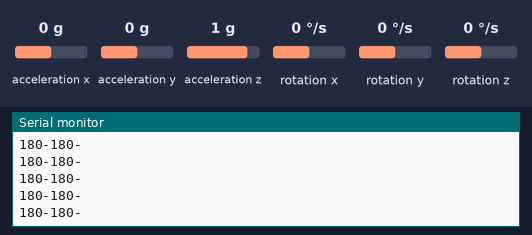
The sketch below on a simulated Arduino Uno, built with avr-gcc and run on an emulated ATmega328P. Parts: the last lines printed to the serial monitor. Wiring (inferred from the names in the program): MPU-6050 motion sensor at I2C address 0x68. The inputs (shaded band) are chosen by the test bench; at power-on: acceleration x 0 g, acceleration y 0 g, acceleration z 1 g, rotation x 0 °/s, rotation y 0 °/s, rotation z 0 °/s.

Above: at 1.3 s.
1.4 s: acceleration x set to -1.4 g
At 2.1 s:
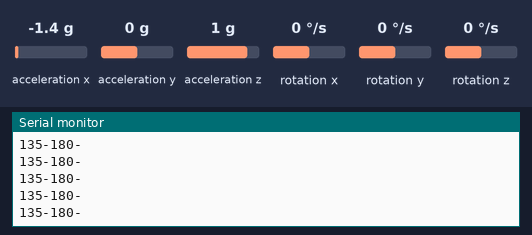
2.9 s: acceleration y set to -1.4 g
At 3.5 s:
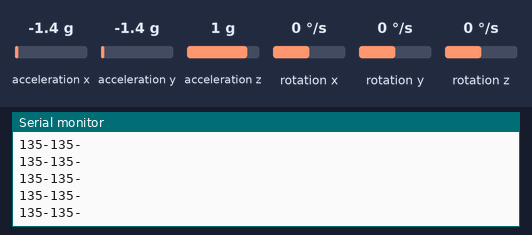
4.4 s: acceleration x set to -0.8 g
At 5.5 s:
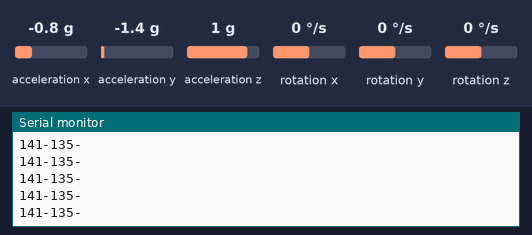
5.9 s: acceleration z set to 1.4 g
At 6.5 s:
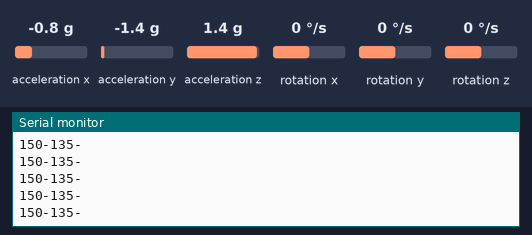
Timing chart, 0 to 8.4 s (numbered marks = the images above; inputs shaded):
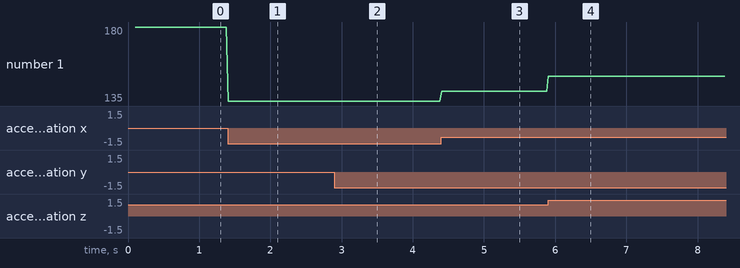

Measured:
- after the input at 1.4 s, the serial monitor: prints a new line at once (image 1)
- after the input at 2.9 s, the serial monitor: prints a new line at once (image 2)
- after the input at 4.4 s, the serial monitor: prints a new line at once (image 3)
- after the input at 5.9 s, the serial monitor: prints a new line at once (image 4)
- plotted number 1: 180 → 135 after the input at 1.4 s, 135 → 141 after the input at 4.4 s, 141 → 150 after the input at 5.9 s

The sketch:

kumanda.ino
```cpp
/*
         ~~PİN BAĞLANTILARI~~
         Arduino --->  GY-88
          3.3v          3.3v
          GND           GND
          A5            SCL
          A4            SDA

++++++-----++-------++++++----++------+++++++++----------+++++---------------
~~~~~~~~MPU6050 REGİSTER BİLGİLERİ~~ (!!!ALL REGISTER VALUES ARE IN HEXADECIMAL!!!)

   ***MPU6050 ADRESS: 0x68

   ***CONFIG   :1A
   DLPF SETTINGS ARE DONE HERE

   ***GYRO CONFIG   : 0x1B
            FS_SEL ==> [4:3] bits
            FS_SEL selects the full scale range of the
            gyroscope outputs according to the following table.
           _____________________________
           |~~FS_SEL Full Scale Range~~ |
           |            LSB Sensitivity |
           |  0 ± 250 °/s  131 LSB/°/s  |
           |  1 ± 500 °/s   65.5 LSB/°/s|
           |  2 ± 1000 °/s  32.8 LSB/°/s|
           |  3 ± 2000 °/s  16.4 LSB/°/s|
           ^^^^^^^^^^^^^^^^^^^^^^^^^^^^
   ***ACCEL CONFIG  : 0x1C
           AFS_SEL ==> [4:3] bits
           AFS_SEL selects the full scale range of the
           accelerometer outputs according to the following table.
          _________________________________
           |~~AFS_SEL Full Scale Range~~|
           |            LSB Sensitivity |
           |   0 ±   2 g  16384 LSB/g   |
           |   1 ±   4 g   8192 LSB/g   |
           |   2 ±   8 g   4096 LSB/g   |
           |   3 ±   16 g  2048 LSB/g   |
           ^^^^^^^^^^^^^^^^^^^^^^^^^^^^^^

   ***ACCEL XOUT H  : 3B
      ...             ...
      ACCEL ZOUT L  : 40


   ***TEMP OUT H     : 41
      TEMP OUT L     : 42
          Temperature in degrees
        C = (TEMP_OUT Register Value as a signed quantity)/340 + 36.53
          Please note that the math in the above equation is in decimal.


   ***GYRO XOUT H    : 43
      ...             ...
      GYRO ZOUT L    : 48

            Note: Register Names ending in _H and _L contain the high
            and low bytes, respectively, of an internal register value.
            In the detailed register tables that follow, register names
            are in capital letters, while register values are in capital
            letters and italicized. For example, the ACCEL_XOUT_H register
            (Register 59) contains the 8 most significant bits,
            ACCEL_XOUT[15:8], of the 16-bit X-Axis accelerometer
            measurement, ACCEL_XOUT.

            H OLUNCA [15:8] BİTLER
            L OLUNCA [ 7:0]  BİTLER

   ***USER CTRL      : 6A
   REGISTER MAP PAGE 39,
   This register allows the user to enable and disable the FIFO buffer,
   I2C Master Mode, and primary I2C interface. The FIFO buffer, I2C Master,
   sensor signal paths and sensor registers can also be reset using this register.


   ***PWR MGMT 1     : 6B
       CLKSEL ==> [2:0] bits
       CLKSEL |  Clock Source
        0     |  Internal 8MHz oscillator
        1     |  PLL with X axis gyroscope reference
        2     |  PLL with Y axis gyroscope reference
        3     |  PLL with Z axis gyroscope reference
        4     |  PLL with external 32.768kHz reference
        5     |  PLL with external 19.2MHz reference
        6     |  Reserved
        7     |  Stops the clock and keeps the timing generator in reset
    Upon power up, the MPU-60X0 clock source defaults to the internal oscillator.
    However, it is highly recommended that the device be configured to use one of the gyroscopes
    (or an external clock source) as the clock reference for improved stability.
    The clock source can be selected according to the following table.

  */

#include <Wire.h>
#include "Kalman.h"

#define MPU6050        0x68
#define MPU_DLPF       0x1A
#define GYRO_CONFIG    0x1B
#define ACCEL_CONFIG   0x1C
#define ACCEL_XOUT_H   0x3B
#define TEMP_OUT_H     0x41
#define GYRO_XOUT_H    0x43
#define MPU_USER_CTRL  0x6A
#define MPU_PWR_MGMT1  0x6B

#define DEADZONE 5

// Zamanlama degiskenleri
int STD_LOOP_TIME  = 25;
int lastLoopTime = STD_LOOP_TIME;
int lastLoopUsefulTime = STD_LOOP_TIME;
unsigned long loopStartTime = 0;

byte buffer[20];

float ax, ay, az, t, gx, gy, gz;
float acc_angle_x, acc_angle_y;
float gyro_angle_x, gyro_angle_y;

unsigned long timer;

Kalman kalman_x;
Kalman kalman_y;

float kalman_angle_x;
float kalman_angle_y;

  void setup()
  {
    Serial.begin(9600);
    Wire.begin(9600);

    writeTo(MPU6050,GYRO_CONFIG, 0x08);
    writeTo(MPU6050,ACCEL_CONFIG, 0x08);
    writeTo(MPU6050,MPU_PWR_MGMT1, 0x00);
    writeTo(MPU6050,MPU_DLPF, 0x03);

    kalman_x.setAngle(0);
    kalman_y.setAngle(0);

    delay(100);

    timer = micros();
  }

void loop()
{

  readAllData();

  acc_angle_x = (atan2(ax,az)+PI)*RAD_TO_DEG;
  acc_angle_y = (atan2(ay,az)+PI)*RAD_TO_DEG;

  kalman_angle_x = kalman_x.getAngle(acc_angle_x,gx,(float)(micros() - timer));
  kalman_angle_y = kalman_y.getAngle(acc_angle_y,gy,(float)(micros() - timer));

  timer = micros();

  if (kalman_angle_x < 180 + DEADZONE && kalman_angle_x > 180 - DEADZONE) {
    kalman_angle_x = 180;
  }

  if (kalman_angle_y < 180 + DEADZONE && kalman_angle_y > 180 - DEADZONE) {
    kalman_angle_y = 180;
  }

  if (kalman_angle_x > 225) {
    kalman_angle_x = 225;
  } else if (kalman_angle_x < 135) {
    kalman_angle_x = 135;
  }
  if (kalman_angle_y > 225) {
    kalman_angle_y = 225;
  } else if (kalman_angle_y < 135) {
    kalman_angle_y = 135;
  }

  Serial.print((int)kalman_angle_x);
  Serial.print("-");
  Serial.print((int)kalman_angle_y);
  Serial.println("-");

  // Donguyu zamanlamak icin
  lastLoopUsefulTime = millis()-loopStartTime;
  if(lastLoopUsefulTime<STD_LOOP_TIME)         delay(STD_LOOP_TIME-lastLoopUsefulTime);
  lastLoopTime = millis() - loopStartTime;
  loopStartTime = millis();
}

//~~~~~~~~~~~~~~~~~~~~~~~~~~~~~~~~~~~~~~~~~~~~~~~~~~~~~~~~~~~~~~~~~~~~~~~~~~~~~~
//~~~~~~~~~~~~~~FUNCTIONS~~~~~~~~~~~~~~~~~~~~~~~~~~~~~~~~~~~~~~~~~~~~~~~~~~~~~~

  void writeTo(int device, byte address, byte val)
  {
    Wire.beginTransmission(device); // start transmission to device
    Wire.write(address);             // send register address
    Wire.write(val);                 // send value to write
    Wire.endTransmission();         // end transmission
  }


//_____________---------------------__________________---------------------
//-------------____________________------------------_______________________

  void readFrom(int device, byte address, int count)
  {
    Wire.beginTransmission(device); // start transmission to device
    Wire.write(address);             // send register address
    Wire.endTransmission();         // end transmission

    // read "count" times data bytes; WE CAN READ MAX 20 BYTES
    //BECAUSE buffer[] ARRAY'S LIMIT IS 20
    Wire.beginTransmission(device);
    Wire.requestFrom(device,count); // Read 12 bytes
    int i = 0;
    while(Wire.available())
    {
        buffer[i] = Wire.read();
        i++;
    }
    Wire.endTransmission();
  }

//__________________--------------------___________________----------------------
//-------------------__________________----------------------_______________________


  //READING ALL DATA FROM MPU6050
  void readAllData()
  {
    readFrom(MPU6050, ACCEL_XOUT_H, 14);

    ax = (float)(buffer[0] << 8 | buffer[1]) / 8192;
    ay = (float)(buffer[2] << 8 | buffer[3]) / 8192;
    az = (float)(buffer[4] << 8 | buffer[5]) / 8192;
    t =  (float)(buffer[6] << 8 | buffer[7])/340 + 36.53;
    gx = (float)(buffer[8] << 8 | buffer[9]) / 65.5;
    gy = (float)(buffer[10] << 8 | buffer[11]) / 65.5;
    gz = (float)(buffer[12] << 8 | buffer[13]) / 65.5;

  }
//__________________--------------------___________________----------------------
//-------------------__________________----------------------_______________________
```

kalman.h
```cpp
// (licence header left out)
#ifndef _Kalman_h
#define _Kalman_h

class Kalman {
public:
    Kalman() {
        /* We will set the varibles like so, these can also be tuned by the user */
        Q_angle = 0.001;
        Q_bias = 0.003;
        R_measure = 0.03;

        bias = 0; // Reset bias
        P[0][0] = 0; // Since we assume tha the bias is 0 and we know the starting angle (use setAngle), the error covariance matrix is set like so - see: http://en.wikipedia.org/wiki/Kalman_filter#Example_application.2C_technical
        P[0][1] = 0;
        P[1][0] = 0;
        P[1][1] = 0;
    };
    // The angle should be in degrees and the rate should be in degrees per second and the delta time in seconds
    double getAngle(double newAngle, double newRate, double dt) {
        // KasBot V2  -  Kalman filter module - http://www.x-firm.com/?page_id=145
        // Modified by Kristian Lauszus
        // See my blog post for more information: http://blog.tkjelectronics.dk/2012/09/a-practical-approach-to-kalman-filter-and-how-to-implement-it

        // Discrete Kalman filter time update equations - Time Update ("Predict")
        // Update xhat - Project the state ahead
        /* Step 1 */
        rate = newRate - bias;
        angle += dt * rate;

        // Update estimation error covariance - Project the error covariance ahead
        /* Step 2 */
        P[0][0] = P[0][0] + (dt * (dt*P[1][1] - P[0][1] - P[1][0] + Q_angle));
        P[0][1] = P[0][1] - (dt * P[1][1]);
        P[1][0] = P[1][0] - (dt * P[1][1]);
        P[1][1] = P[1][1] + (Q_bias * dt);

        // Discrete Kalman filter measurement update equations - Measurement Update ("Correct")
        // Calculate Kalman gain - Compute the Kalman gain
        /* Step 4 */
        S = P[0][0] + R_measure;
        /* Step 5 */
        K[0] = P[0][0] / S;
        K[1] = P[1][0] / S;

        // Calculate angle and bias - Update estimate with measurement zk (newAngle)
        /* Step 3 */
        y = newAngle - angle;
        /* Step 6 */
        angle += K[0] * y;
        bias += K[1] * y;

        // Calculate estimation error covariance - Update the error covariance
        /* Step 7 */
        P[0][0] -= K[0] * P[0][0];
        P[0][1] -= K[0] * P[0][1];
        P[1][0] -= K[1] * P[0][0];
        P[1][1] -= K[1] * P[0][1];

        return angle;
    };
    void setAngle(double newAngle) { angle = newAngle; }; // Used to set angle, this should be set as the starting angle
    double getRate() { return rate; }; // Return the unbiased rate

    /* These are used to tune the Kalman filter */
    void setQangle(double newQ_angle) { Q_angle = newQ_angle; };
    void setQbias(double newQ_bias) { Q_bias = newQ_bias; };
    void setRmeasure(double newR_measure) { R_measure = newR_measure; };

private:
    /* Kalman filter variables */
    double Q_angle; // Process noise variance for the accelerometer
    double Q_bias; // Process noise variance for the gyro bias
    double R_measure; // Measurement noise variance - this is actually the variance of the measurement noise

    double angle; // The angle calculated by the Kalman filter - part of the 2x1 state matrix
    double bias; // The gyro bias calculated by the Kalman filter - part of the 2x1 state matrix
    double rate; // Unbiased rate calculated from the rate and the calculated bias - you have to call getAngle to update the rate

    double P[2][2]; // Error covariance matrix - This is a 2x2 matrix
    double K[2]; // Kalman gain - This is a 2x1 matrix
    double y; // Angle difference - 1x1 matrix
    double S; // Estimate error - 1x1 matrix
};

#endif
```
